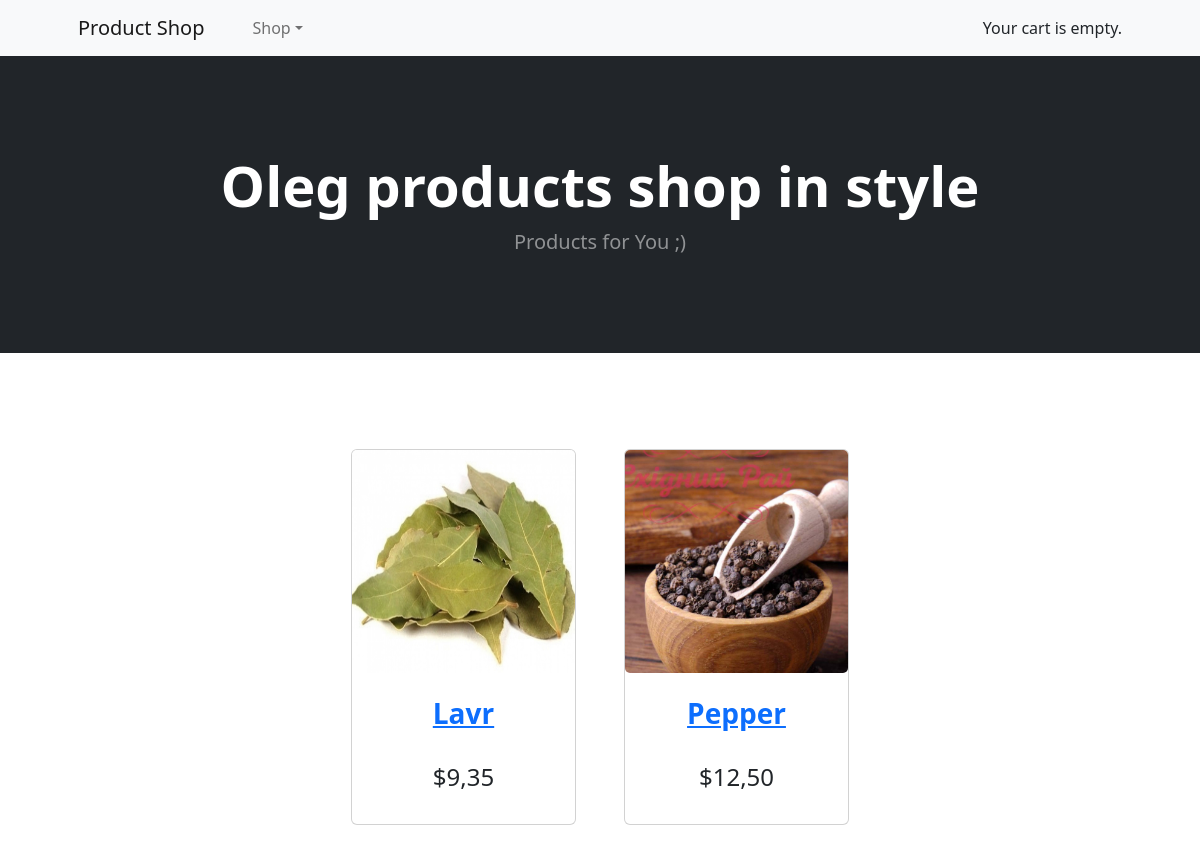
/spices/, run on the app's committed database.
### shop/models.py (models this page shows, shortened)
class Product(models.Model):
    category = models.ForeignKey(Category, related_name='products', on_delete=models.CASCADE)
    name = models.CharField(max_length=200, db_index=True)
    slug = models.SlugField(max_length=200, db_index=True)
    image = models.ImageField(upload_to='products/%Y/%m/%d', blank=True)
    description = models.TextField(blank=True)
    price = models.DecimalField(max_digits=10, decimal_places=2)
    stock = models.PositiveIntegerField()
    available = models.BooleanField(default=True)
    created = models.DateTimeField(auto_now_add=True)
    updated = models.DateTimeField(auto_now=True)
    class Meta:
        ordering = ('name',)
        index_together = (('id', 'slug'),)
    def get_absolute_url(self):
        return reverse('shop:product_detail',
                        args=[self.id, self.slug])

### shop/views.py (the view)
def product_list(request, category_slug=None):
    category = None
    categories = Category.objects.all()
    products = Product.objects.filter(available=True)
    if category_slug:
        category = get_object_or_404(Category, slug=category_slug)
        products = products.filter(category=category)
    return render(request, 'shop/product/list.html',
                  {'category': category,
                   'categories': categories,
                   'products': products})

### cart/cart.py (called while the page is built)
    def __len__(self):
        return sum(item['quantity'] for item in self.cart.values())

### cart/context_processors.py (called while the page is built)
def cart(request):
    return {'cart': Cart(request)}

### shop/models.py (called while the page is built)
    def get_absolute_url(self):
        return reverse('shop:product_list_by_category',
                        args=[self.slug])

### shop/templates/shop/product/list.html (shortened to what this page needs)
{% extends "shop/base.html" %}
{% load static %}
{% block content %}
    {% for product in products %}
        <div class="col mb-5">
            <div class="card h-100">
                <img class="item-img" src="{% if product.image %}{{ product.image.url }}{% else %}{% static 'img/no_image.png' %}{% endif %}">
                <div class="card-body p-4">
                    <div class="text-center">
                        <h3><a class="fw-bolder" href="{{ product.get_absolute_url }}">{{ product.name }}</a></h3>
                        <br>
                        <h4>${{ product.price }}</h4>
                    </div>
                </div>
            </div>
        </div>
    {% endfor %}
{% endblock %}

### data on the page
Product: image (picture), name "Lavr", price "9,35"
Product: image (picture), name "Pepper", price "12,50"
